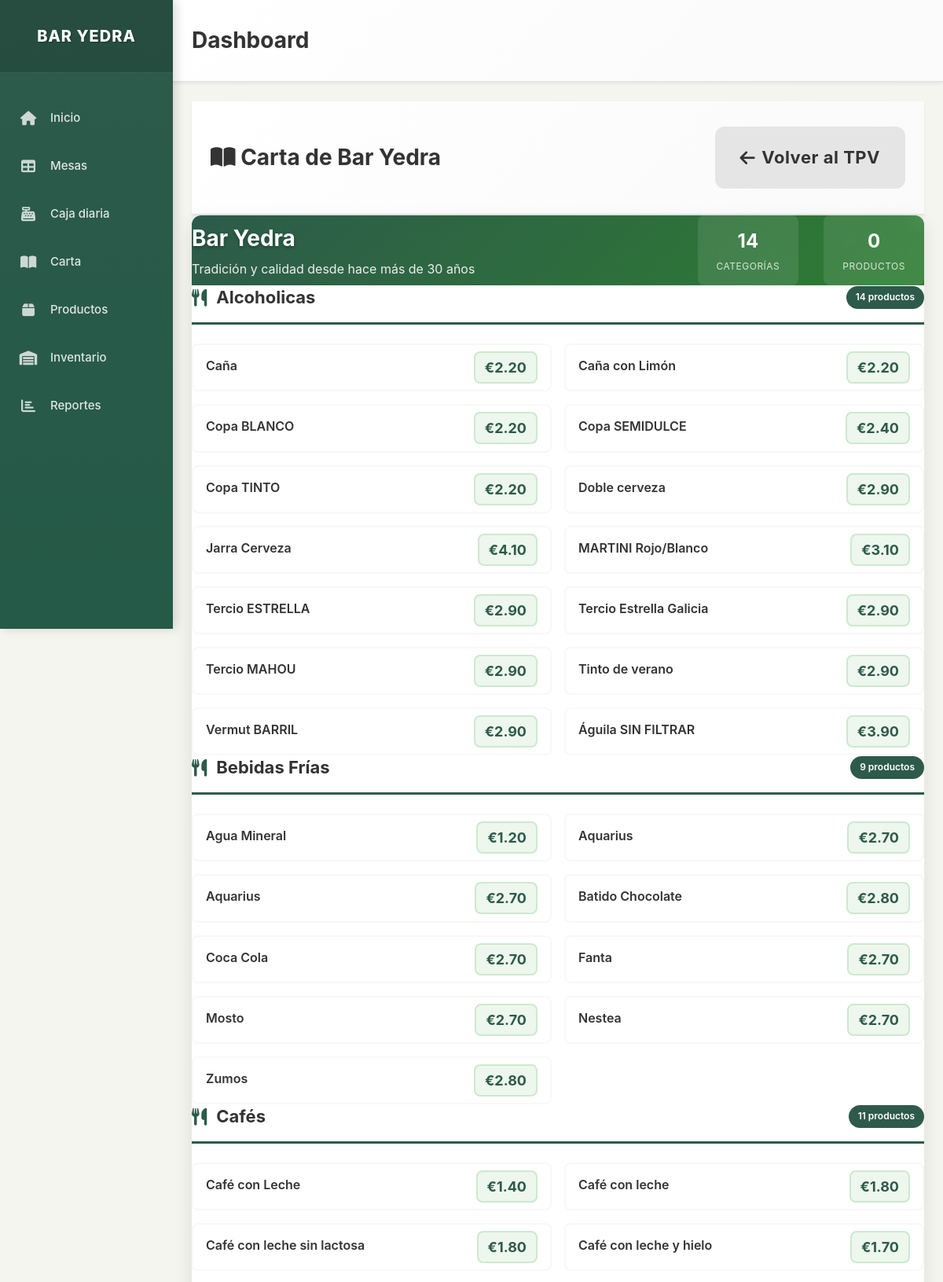
The page /carta (upper part) on the database its author committed.
### models.py (models this page shows, shortened)
class Producto(db.Model):
    __tablename__ = 'producto'
    id = db.Column(db.Integer, primary_key=True)
    nombre = db.Column(db.String(100), nullable=False)
    precio = db.Column(db.Numeric(10, 2), nullable=False)
    categoria = db.Column(db.String(50), nullable=False, default='General')
    foto_url = db.Column(db.String(255), nullable=True)
    descripcion = db.Column(db.Text, nullable=True)
    activo = db.Column(db.Boolean, default=True)
    orden = db.Column(db.Integer, default=0)  # Para ordenar productos en la interfaz
    stock_actual = db.Column(db.Integer, default=0)  # Cantidad actual en stock
    stock_minimo = db.Column(db.Integer, default=5)  # Alerta cuando llegue a este nivel
    unidad_medida = db.Column(db.String(20), default='unidad')  # unidad, litro, kg, etc.
    fecha_actualizacion = db.Column(db.DateTime, default=datetime.utcnow)

### app.py (the view)
@app.route('/carta')
def carta():
    productos = Producto.query.filter_by(activo=True).order_by(Producto.categoria, Producto.nombre).all()
    productos_por_categoria = {}
    for producto in productos:
        if producto.categoria not in productos_por_categoria:
            productos_por_categoria[producto.categoria] = []
        productos_por_categoria[producto.categoria].append(producto)
    return render_template('carta.html', productos_por_categoria=productos_por_categoria)

### templates/carta.html (shortened to what this page needs)
{% extends "layout.html" %}
{% block content %}
<div class="content-header">
    <h1 class="page-title">
        <i class="fas fa-book-open"></i> Carta de Bar Yedra
    </h1>
    <div class="table-actions">
        <a href="{{ url_for('index') }}" class="btn btn-secondary btn-lg touch-friendly">
            <i class="fas fa-arrow-left"></i> Volver al TPV
        </a>
    </div>
</div>
<div class="carta-container">
    <div class="carta-header">
        <div class="bar-info">
            <h2>Bar Yedra</h2>
            <p>Tradición y calidad desde hace más de 30 años</p>
        </div>
        <div class="carta-stats">
            <div class="stat-item">
                <span class="stat-number">{{ productos_por_categoria|length }}</span>
                <span class="stat-label">Categorías</span>
            </div>
            <div class="stat-item">
                <span class="stat-number">
                    {% set total_productos = 0 %}
                    {% for categoria, productos in productos_por_categoria.items() %}
                        {% set total_productos = total_productos + productos|length %}
                    {% endfor %}
                    {{ total_productos }}
                </span>
                <span class="stat-label">Productos</span>
            </div>
        </div>
    </div>
    <div class="carta-menu">
        {% for categoria, productos in productos_por_categoria.items() %}
        <div class="categoria-section">
            <div class="categoria-header">
                <h3 class="categoria-title">
                    <i class="fas fa-utensils"></i>
                    {{ categoria }}
                </h3>
                <div class="categoria-count">{{ productos|length }} productos</div>
            </div>
            <div class="productos-grid-carta">
                {% for producto in productos %}
                <div class="producto-carta-item">
                    <div class="producto-info">
                        <h4 class="producto-nombre">{{ producto.nombre }}</h4>
                    </div>
                    <div class="producto-precio">
                        <span class="precio-valor">€{{ "%.2f"|format(producto.precio) }}</span>
                    </div>
                </div>
                {% endfor %}
            </div>
        </div>
        {% endfor %}
    </div>
</div>
{% endblock %}

### static/css/style.css (style rules this page uses)
* { margin: 0; padding: 0; box-sizing: border-box; }
:root { --color-sidebar: #2d5a4b; --color-sidebar-hover: #3d6a5b; --color-bg: #f5f5f0; --color-white: #ffffff; --color-gray-light: #f8f8f8; --color-gray-medium: #e5e5e5; --color-gray-dark: #6c757d; --color-text: #333333; --color-text-light: #666666; --color-text-sidebar: #ffffff; --color-libre: #81c784; --color-ocupada: #ffb74d; --color-pagada: #64b5f6; --color-danger: #e57373; --shadow-card: 0 2px 4px rgba(0, 0, 0, 0.1); --shadow-sidebar: 2px 0 4px rgba(0, 0, 0, 0.1); --border-radius: 8px; --border-radius-large: 12px; --sidebar-width: 220px; --spacing-xs: 8px; --spacing-sm: 12px; --spacing-md: 16px; --spacing-lg: 24px; --spacing-xl: 32px; }
body { font-family: -apple-system, BlinkMacSystemFont, 'Segoe UI', 'Roboto', 'Oxygen', 'Ubuntu', 'Cantarell', sans-serif; font-size: 14px; line-height: 1.4; color: var(--color-text); background-color: var(--color-bg); -webkit-font-smoothing: antialiased; -moz-osx-font-smoothing: grayscale; margin: 0; padding: 0; }
.content-header { background: linear-gradient(135deg, var(--color-white) 0%, #fafafa 100%); padding: var(--spacing-xl) var(--spacing-lg); border-bottom: 2px solid var(--color-gray-medium); display: flex; justify-content: space-between; align-items: center; box-shadow: 0 2px 4px rgba(0, 0, 0, 0.05); }
.page-title { font-size: 28px; font-weight: 700; color: var(--color-text); margin: 0; text-shadow: 0 1px 2px rgba(0, 0, 0, 0.05); }
.btn { display: inline-flex; align-items: center; justify-content: center; gap: var(--spacing-xs); padding: var(--spacing-md) var(--spacing-lg); border: none; border-radius: var(--border-radius); font-size: 16px; font-weight: 500; text-decoration: none; cursor: pointer; transition: all 0.2s ease; min-height: 48px; min-width: 48px; background-color: var(--color-gray-medium); color: var(--color-text); }
.btn-lg { padding: var(--spacing-lg) var(--spacing-xl); font-size: 18px; min-height: 56px; }
.touch-friendly { min-height: 60px; min-width: 60px; padding: var(--spacing-md) var(--spacing-lg); font-size: 18px; border-radius: var(--border-radius-large); transition: all 0.3s cubic-bezier(0.4, 0, 0.2, 1); cursor: pointer; user-select: none; }
.btn-lg.touch-friendly { min-height: 72px; padding: var(--spacing-lg) var(--spacing-xl); font-size: 22px; font-weight: 700; letter-spacing: 0.5px; }
.table-actions { display: flex; gap: var(--spacing-md); align-items: center; }

### rows shown on the page
Producto: categoria "Alcoholicas", productos "14", nombre "Caña", precio "2.20"
Producto: nombre "Caña con Limón", precio "2.20"
Producto: nombre "Copa BLANCO", precio "2.20"
Producto: nombre "Copa SEMIDULCE", precio "2.40"
Producto: nombre "Copa TINTO", precio "2.20"
Producto: nombre "Doble cerveza", precio "2.90"
Producto: nombre "Jarra Cerveza", precio "4.10"
Producto: nombre "MARTINI Rojo/Blanco", precio "3.10"
Producto: nombre "Tercio ESTRELLA", precio "2.90"
Producto: nombre "Tercio Estrella Galicia", precio "2.90"
Producto: nombre "Tercio MAHOU", precio "2.90"
Producto: nombre "Tinto de verano", precio "2.90"
Producto: nombre "Vermut BARRIL", precio "2.90"
Producto: nombre "Águila SIN FILTRAR", precio "3.90"
Producto: categoria "Bebidas Frías", productos "9", nombre "Agua Mineral", precio "1.20"
Producto: nombre "Aquarius", precio "2.70"
Producto: nombre "Aquarius", precio "2.70"
Producto: nombre "Batido Chocolate", precio "2.80"
Producto: nombre "Coca Cola", precio "2.70"
Producto: nombre "Fanta", precio "2.70"
Producto: nombre "Mosto", precio "2.70"
Producto: nombre "Nestea", precio "2.70"
Producto: nombre "Zumos", precio "2.80"
Producto: categoria "Cafés", productos "11", nombre "Café con Leche", precio "1.40"
Producto: nombre "Café con leche", precio "1.80"
Producto: nombre "Café con leche sin lactosa", precio "1.80"
Producto: nombre "Café con leche y hielo", precio "1.70"

### other values the page prints
{{ productos_por_categoria|length }} "14"
{{ total_productos }} "0"
